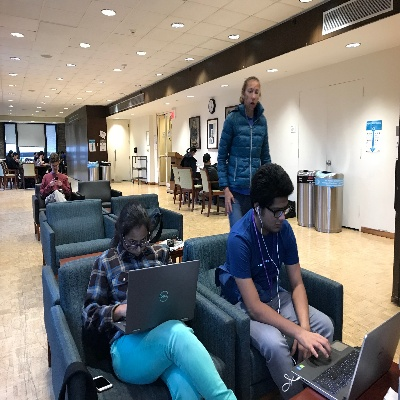
#> input picture python/Resized_Selfie.jpg, 400 x 400 px
$ jupyter execute --allow-errors demo-Copy1.ipynb   (shell and % lines are left out)   (Python 2 division)
#> lines starting #> are read from the running program, lines starting #| are printed output that depends on the picture
### python/caffe/pycaffe.py
"""
Wrap the internal caffe C++ module (_caffe.so) with a clean, Pythonic
interface.
"""

from collections import OrderedDict
try:
    from itertools import izip_longest
except:
    from itertools import zip_longest as izip_longest
import numpy as np

from ._caffe import Net, SGDSolver, NesterovSolver, AdaGradSolver, \
        RMSPropSolver, AdaDeltaSolver, AdamSolver, NCCL, Timer
import caffe.io

import six

# We directly update methods from Net here (rather than using composition or
# inheritance) so that nets created by caffe (e.g., by SGDSolver) will
# automatically have the improved interface.


# [280 lines left out: functions _Net_blobs, _Net_blob_loss_weights, _Net_layer_dict, _Net_params, _Net_inputs, _Net_outputs and 6 more, not called in this run]

def _Net_get_id_name(func, field):
    """
    Generic property that maps func to the layer names into an OrderedDict.

    Used for top_names and bottom_names.

    Parameters
    ----------
    func: function id -> [id]
    field: implementation field name (cache)

    Returns
    ------
    A one-parameter function that can be set as a property.
    """
    # [9 lines left out: function get_id_name, not called in this run]
    return get_id_name

# Attach methods to Net.
Net.blobs = _Net_blobs
Net.blob_loss_weights = _Net_blob_loss_weights
Net.layer_dict = _Net_layer_dict
Net.params = _Net_params
Net.forward = _Net_forward
Net.backward = _Net_backward
Net.forward_all = _Net_forward_all
Net.forward_backward_all = _Net_forward_backward_all
Net.set_input_arrays = _Net_set_input_arrays
Net._batch = _Net_batch
Net.inputs = _Net_inputs
Net.outputs = _Net_outputs
Net.top_names = _Net_get_id_name(Net._top_ids, "_top_names")
Net.bottom_names = _Net_get_id_name(Net._bottom_ids, "_bottom_names")

### python/caffe/net_spec.py
"""Python net specification.

This module provides a way to write nets directly in Python, using a natural,
functional style. See examples/pycaffe/caffenet.py for an example.

Currently this works as a thin wrapper around the Python protobuf interface,
with layers and parameters automatically generated for the "layers" and
"params" pseudo-modules, which are actually objects using __getattr__ magic
to generate protobuf messages.

Note that when using to_proto or Top.to_proto, names of intermediate blobs will
be automatically generated. To explicitly specify blob names, use the NetSpec
class -- assign to its attributes directly to name layers, and call
NetSpec.to_proto to serialize all assigned layers.

This interface is expected to continue to evolve as Caffe gains new capabilities
for specifying nets. In particular, the automatically generated layer names
are not guaranteed to be forward-compatible.
"""

from collections import OrderedDict, Counter

from .proto import caffe_pb2
from google import protobuf
import six


def param_name_dict():
    """Find out the correspondence between layer names and parameter names."""

    layer = caffe_pb2.LayerParameter()
    # get all parameter names (typically underscore case) and corresponding
    # type names (typically camel case), which contain the layer names
    # (note that not all parameters correspond to layers, but we'll ignore that)
    param_names = [f.name for f in layer.DESCRIPTOR.fields if f.name.endswith('_param')]
    param_type_names = [type(getattr(layer, s)).__name__ for s in param_names]
    # strip the final '_param' or 'Parameter'
    param_names = [s[:-len('_param')] for s in param_names]
    param_type_names = [s[:-len('Parameter')] for s in param_type_names]
    return dict(zip(param_type_names, param_names))


# [37 lines left out: functions to_proto, assign_proto, not called in this run]


class Top(object):
    """A Top specifies a single output blob (which could be one of several
    produced by a layer.)"""

    def __init__(self, fn, n):
        self.fn = fn
        self.n = n

    # [5 lines left out: function to_proto, not called in this run]

    def _to_proto(self, layers, names, autonames):
        return self.fn._to_proto(layers, names, autonames)


class Function(object):
    """A Function specifies a layer, its parameters, and its inputs (which
    are Tops from other layers)."""

    # [61 lines left out: functions __init__, _get_name, _get_top_name, _to_proto, not called in this run]


class NetSpec(object):
    """A NetSpec contains a set of Tops (assigned directly as attributes).
    Calling NetSpec.to_proto generates a NetParameter containing all of the
    layers needed to produce all of the assigned Tops, using the assigned
    names."""

    def __init__(self):
        super(NetSpec, self).__setattr__('tops', OrderedDict())

    def __setattr__(self, name, value):
        self.tops[name] = value

    def __getattr__(self, name):
        return self.tops[name]

    def __setitem__(self, key, value):
        self.__setattr__(key, value)

    def __getitem__(self, item):
        return self.__getattr__(item)

    # [9 lines left out: function to_proto, not called in this run]


class Layers(object):
    """A Layers object is a pseudo-module which generates functions that specify
    layers; e.g., Layers().Convolution(bottom, kernel_size=3) will produce a Top
    specifying a 3x3 convolution applied to bottom."""

    # [10 lines left out: function __getattr__, not called in this run]


class Parameters(object):
    """A Parameters object is a pseudo-module which generates constants used
    in layer parameters; e.g., Parameters().Pooling.MAX is the value used
    to specify max pooling."""

    # [5 lines left out: function __getattr__, not called in this run]


_param_names = param_name_dict()
layers = Layers()
params = Parameters()

### python/demo-Copy1.ipynb
[cell 1]
import cv2 as cv
import numpy as np
import scipy
import PIL.Image
import math
#> (the rest of this cell did not finish here and is left out)

[cell 2]
test_image = 'Resized_Selfie.jpg'

#test_image = '../sample_image/upper.jpg'
#test_image = '../s
oriImg = cv.imread(test_image) # B,G,R order
#> oriImg is the input picture: shape (400, 400, 3); mean B, G, R 121.1, 125.2, 126.8
#> (the rest of this cell did not finish here and is left out)

#> (a cell that did not finish here is left out)

#> (a cell that did not finish here is left out)

[cell 5]
heatmap_avg = np.zeros((oriImg.shape[0], oriImg.shape[1], 19))
paf_avg = np.zeros((oriImg.shape[0], oriImg.shape[1], 38))
# first figure shows padded images
#> (the rest of this cell did not finish here and is left out)

Let's have a closer look on those averaged heatmaps and PAFs!

#> (a cell that did not finish here is left out)

[cell 7]
from numpy import ma
U = paf_avg[:,:,16] * -1
V = paf_avg[:,:,17]
X, Y = np.meshgrid(np.arange(U.shape[1]), np.arange(U.shape[0]))
M = np.zeros(U.shape, dtype='bool')
M[U**2 + V**2 < 0.5 * 0.5] = True
U = ma.masked_array(U, mask=M)
V = ma.masked_array(V, mask=M)

# 1
#> (the rest of this cell did not finish here and is left out)

[cell 8]
import scipy
print heatmap_avg.shape
#| (400, 400, 19)

#plt.imshow(heatmap_avg[:,:,2])
from scipy.ndimage.filters import gaussian_filter
all_peaks = []
peak_counter = 0

#> (the rest of this cell did not finish here and is left out)

[cell 9]
# find connection in the specified sequence, center 29 is in the position 15
limbSeq = [[2,3], [2,6], [3,4], [4,5], [6,7], [7,8], [2,9], [9,10], \
           [10,11], [2,12], [12,13], [13,14], [2,1], [1,15], [15,17], \
           [1,16], [16,18], [3,17], [6,18]]
# the middle joints heatmap correpondence
mapIdx = [[31,32], [39,40], [33,34], [35,36], [41,42], [43,44], [19,20], [21,22], \
          [23,24], [25,26], [27,28], [29,30], [47,48], [49,50], [53,54], [51,52], \
          [55,56], [37,38], [45,46]]

[cell 10]
connection_all = []
special_k = []
mid_num = 10

#> (the rest of this cell did not finish here and is left out)

[cell 11]
# last number in each row is the total parts number of that person
# the second last number in each row is the score of the overall configuration
subset = -1 * np.ones((0, 20))
candidate = np.array([item for sublist in all_peaks for item in sublist])

#> (the rest of this cell did not finish here and is left out)

[cell 12]
# delete some rows of subset which has few parts occur
deleteIdx = [];
for i in range(len(subset)):
    if subset[i][-1] < 4 or subset[i][-2]/subset[i][-1] < 0.4:
        deleteIdx.append(i)
subset = np.delete(subset, deleteIdx, axis=0)

[cell 13]
# visualize
colors = [[255, 0, 0], [255, 85, 0], [255, 170, 0], [255, 255, 0], [170, 255, 0], [85, 255, 0], [0, 255, 0], \
          [0, 255, 85], [0, 255, 170], [0, 255, 255], [0, 170, 255], [0, 85, 255], [0, 0, 255], [85, 0, 255], \
          [170, 0, 255], [255, 0, 255], [255, 0, 170], [255, 0, 85]]
#> (the rest of this cell did not finish here and is left out)

[cell 14]
# visualize 2
stickwidth = 4

for i in range(17):
    for n in range(len(subset)):
        index = subset[n][np.array(limbSeq[i])-1]
        if -1 in index:
            continue
        cur_canvas = canvas.copy()
        Y = candidate[index.astype(int), 0]
        X = candidate[index.astype(int), 1]
        mX = np.mean(X)
        mY = np.mean(Y)
        length = ((X[0] - X[1]) ** 2 + (Y[0] - Y[1]) ** 2) ** 0.5
        angle = math.degrees(math.atan2(X[0] - X[1], Y[0] - Y[1]))
        polygon = cv.ellipse2Poly((int(mY),int(mX)), (int(length/2), stickwidth), int(angle), 0, 360, 1)
        cv.fillConvexPoly(cur_canvas, polygon, colors[i])
        canvas = cv.addWeighted(canvas, 0.4, cur_canvas, 0.6, 0)
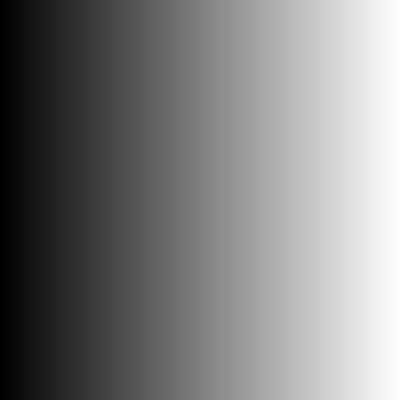
#> X: shape (400, 400) int64; min 0, max 399, mean 199.5; drawn with min black and max white
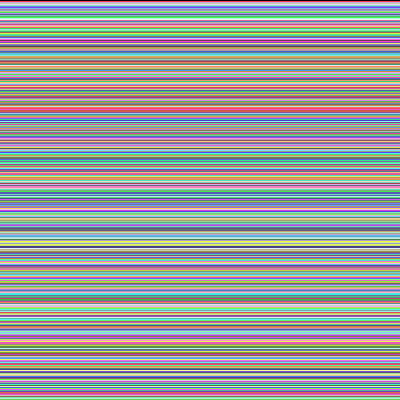
#> Y: shape (400, 400) int64; 400 distinct labels, from 0 to 399; one colour per label, 0 black

#> (the rest of this cell did not finish here and is left out)

$ run again, with python/testing/sample_image/upper.jpg copied over python/Resized_Selfie.jpg
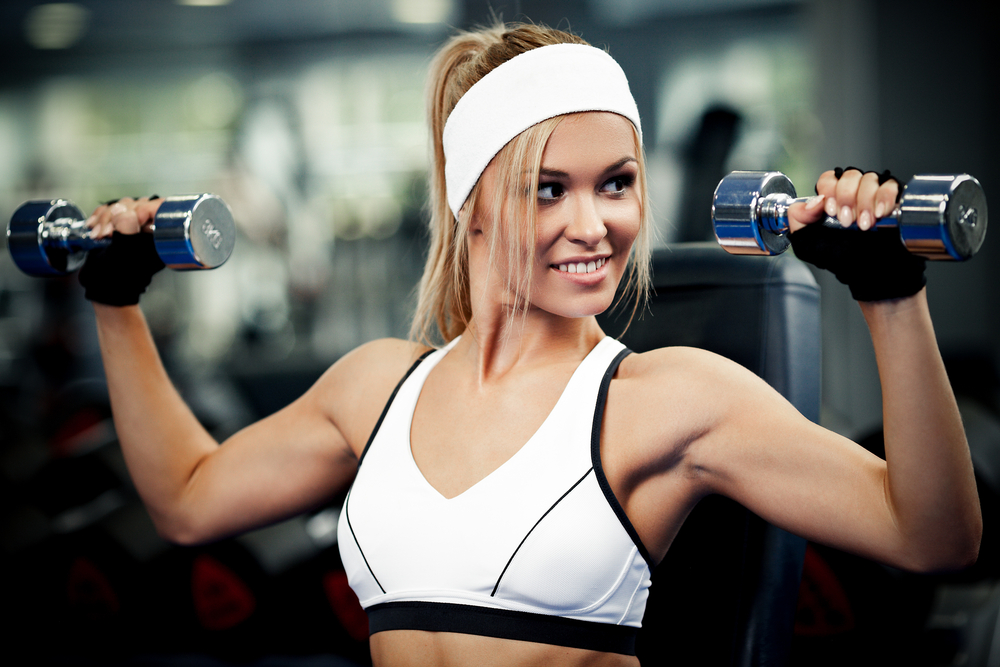
#> input picture python/testing/sample_image/upper.jpg, 1000 x 667 px
#> oriImg is the input picture: shape (667, 1000, 3); mean B, G, R 94, 101.7, 107
#| (667, 1000, 19)
#> after the loop `for i in range(17):`:
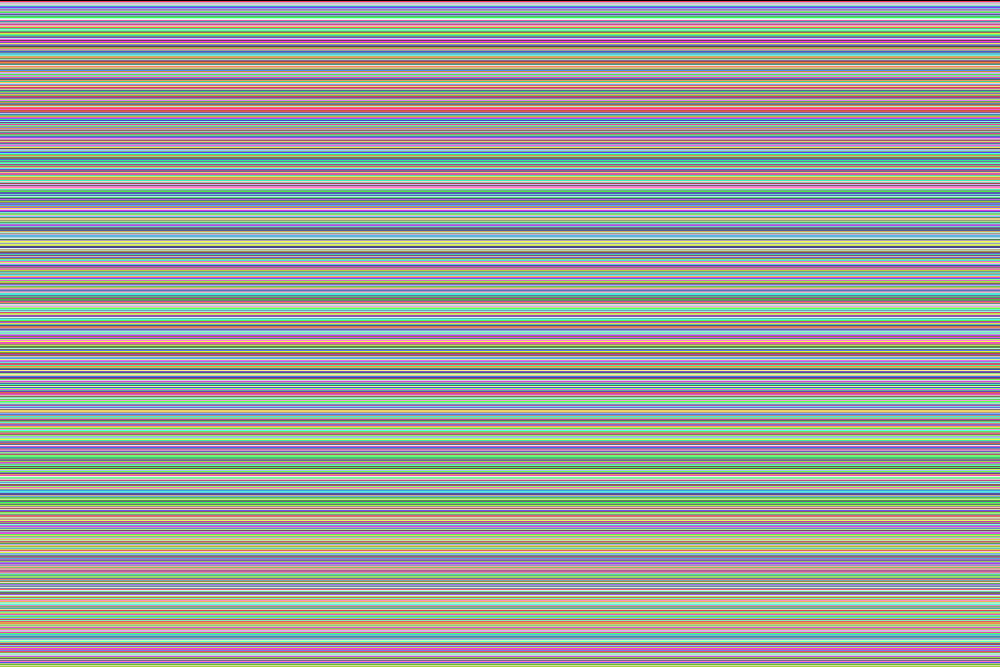
#> Y: shape (667, 1000) int64; 667 distinct labels, from 0 to 666; one colour per label, 0 black

$ run again, with python/check.jpg copied over python/Resized_Selfie.jpg
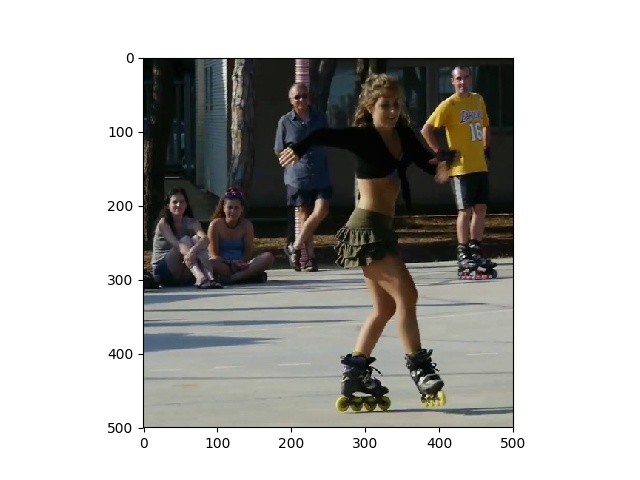
#> input picture python/check.jpg, 640 x 480 px
#> oriImg is the input picture: shape (480, 640, 3); mean B, G, R 176.6, 179.5, 180.1
#| (480, 640, 19)
#> after the loop `for i in range(17):`:
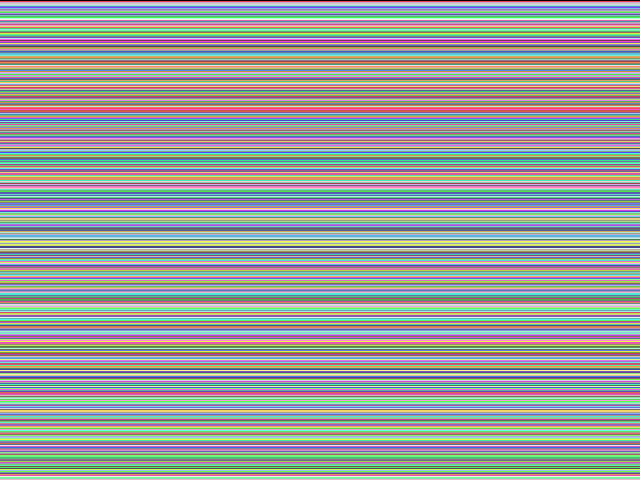
#> Y: shape (480, 640) int64; 480 distinct labels, from 0 to 479; one colour per label, 0 black
